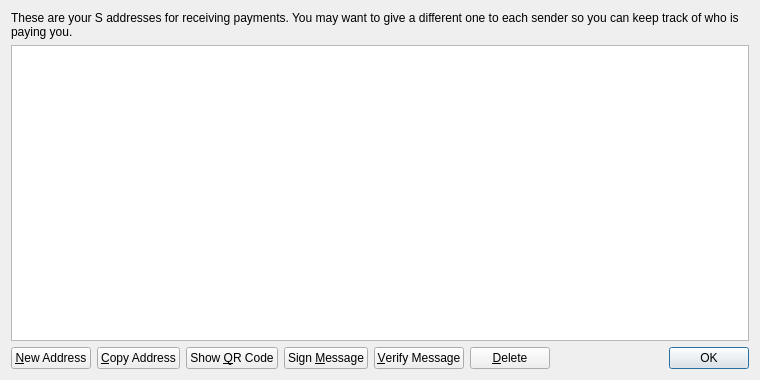
<?xml version="1.0" encoding="UTF-8"?>
<ui version="4.0">
 <class>AddressBookPage</class>
 <widget class="QWidget" name="AddressBookPage">
  <property name="geometry">
   <rect>
    <x>0</x>
    <y>0</y>
    <width>760</width>
    <height>380</height>
   </rect>
  </property>
  <property name="windowTitle">
   <string>Address Book</string>
  </property>
  <layout class="QVBoxLayout" name="verticalLayout">
   <item>
    <widget class="QLabel" name="labelExplanation">
     <property name="text">
      <string>These are your S addresses for receiving payments. You may want to give a different one to each sender so you can keep track of who is paying you.</string>
     </property>
     <property name="textFormat">
      <enum>Qt::PlainText</enum>
     </property>
     <property name="wordWrap">
      <bool>true</bool>
     </property>
    </widget>
   </item>
   <item>
    <widget class="QTableView" name="tableView">
     <property name="contextMenuPolicy">
      <enum>Qt::CustomContextMenu</enum>
     </property>
     <property name="toolTip">
      <string>Double-click to edit address or label</string>
     </property>
     <property name="tabKeyNavigation">
      <bool>false</bool>
     </property>
     <property name="selectionMode">
      <enum>QAbstractItemView::SingleSelection</enum>
     </property>
     <property name="selectionBehavior">
      <enum>QAbstractItemView::SelectRows</enum>
     </property>
     <property name="sortingEnabled">
      <bool>true</bool>
     </property>
     <attribute name="verticalHeaderVisible">
      <bool>false</bool>
     </attribute>
    </widget>
   </item>
   <item>
    <layout class="QHBoxLayout" name="horizontalLayout">
     <item>
      <widget class="QPushButton" name="newAddressButton">
       <property name="toolTip">
        <string>Create a new address</string>
       </property>
       <property name="text">
        <string>&amp;New Address</string>
       </property>
      </widget>
     </item>
     <item>
      <widget class="QPushButton" name="copyToClipboard">
       <property name="toolTip">
        <string>Copy the currently selected address to the system clipboard</string>
       </property>
       <property name="text">
        <string>&amp;Copy Address</string>
       </property>
      </widget>
     </item>
     <item>
      <widget class="QPushButton" name="showQRCode">
       <property name="text">
        <string>Show &amp;QR Code</string>
       </property>
      </widget>
     </item>
     <item>
      <widget class="QPushButton" name="signMessage">
       <property name="toolTip">
        <string>Sign a message to prove you own a S address</string>
       </property>
       <property name="text">
        <string>Sign &amp;Message</string>
       </property>
      </widget>
     </item>
     <item>
      <widget class="QPushButton" name="verifyMessage">
       <property name="toolTip">
        <string>Verify a message to ensure it was signed with a specified S address</string>
       </property>
       <property name="text">
        <string>&amp;Verify Message</string>
       </property>
      </widget>
     </item>
     <item>
      <widget class="QPushButton" name="deleteButton">
       <property name="toolTip">
        <string>Delete the currently selected address from the list</string>
       </property>
       <property name="text">
        <string>&amp;Delete</string>
       </property>
      </widget>
     </item>
     <item>
      <spacer name="horizontalSpacer">
       <property name="orientation">
        <enum>Qt::Horizontal</enum>
       </property>
       <property name="sizeHint" stdset="0">
        <size>
         <width>40</width>
         <height>20</height>
        </size>
       </property>
      </spacer>
     </item>
     <item>
      <widget class="QDialogButtonBox" name="buttonBox">
       <property name="sizePolicy">
        <sizepolicy hsizetype="Maximum" vsizetype="Fixed">
         <horstretch>0</horstretch>
         <verstretch>0</verstretch>
        </sizepolicy>
       </property>
       <property name="standardButtons">
        <set>QDialogButtonBox::Ok</set>
       </property>
      </widget>
     </item>
    </layout>
   </item>
  </layout>
 </widget>
 <resources>
  <include location="../bitcoin.qrc"/>
 </resources>
 <connections/>
</ui>
